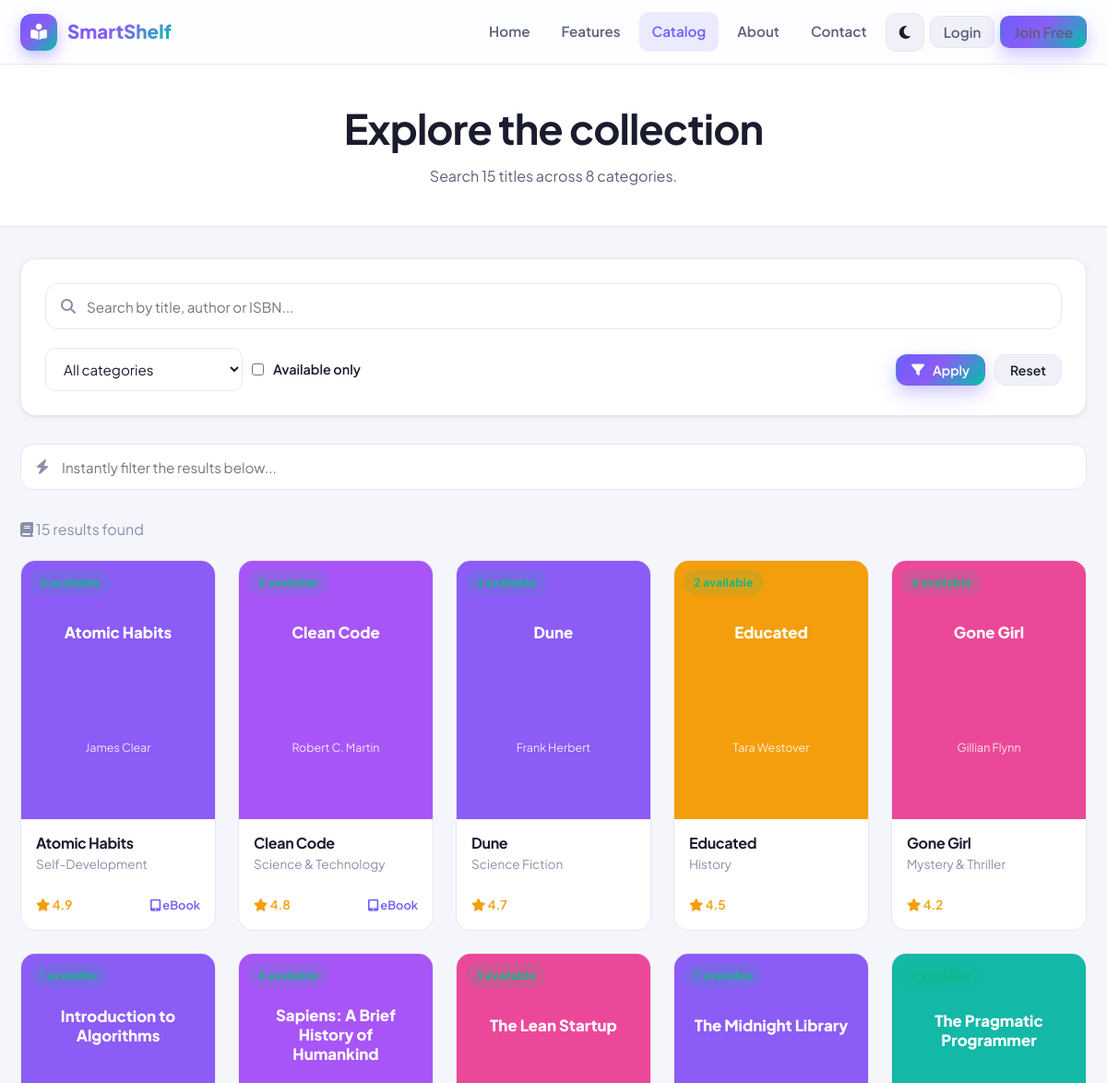
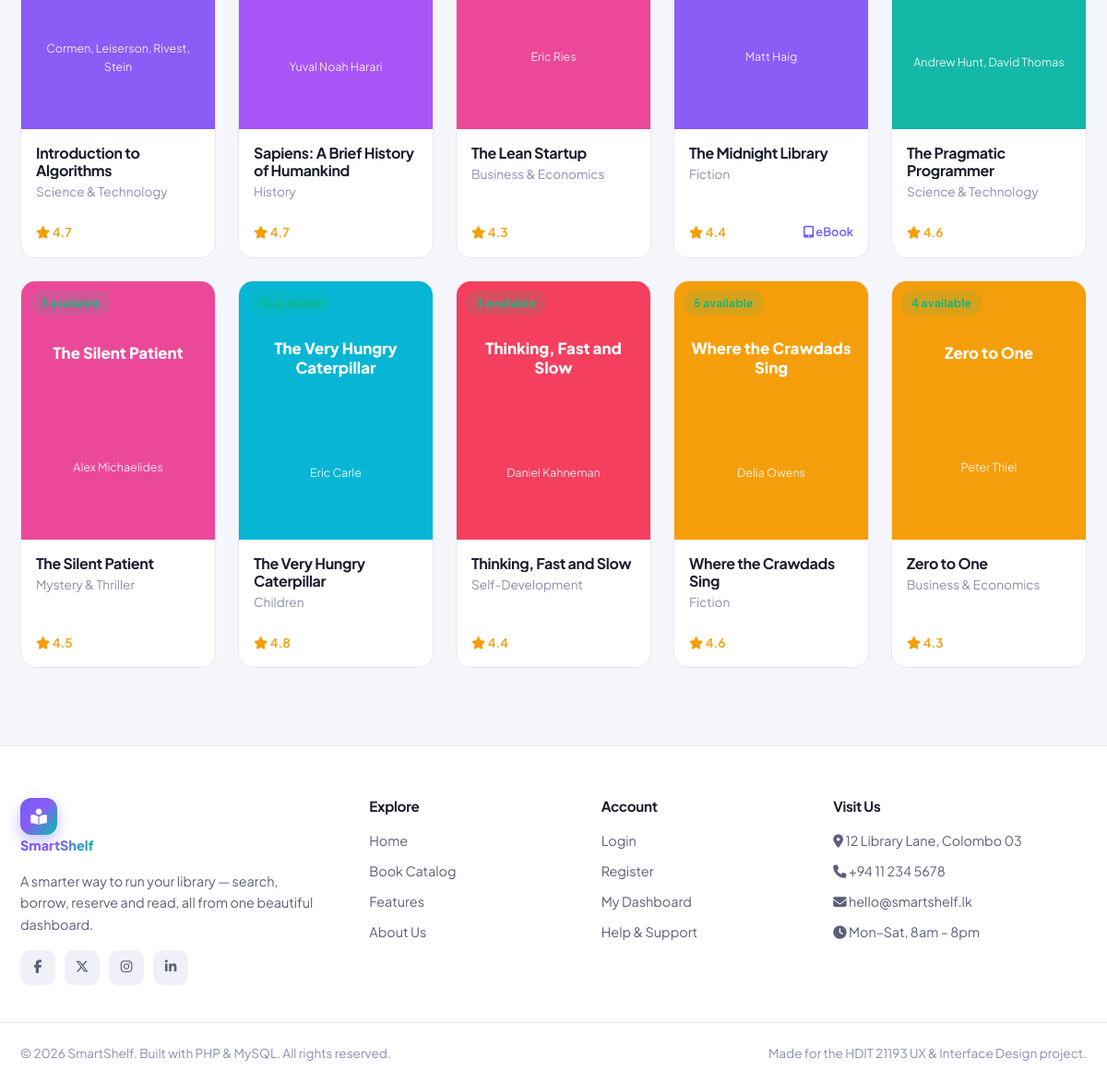
Screenshot of /catalog.php with the database file from the repository (2 pictures, top to bottom).
### tables this page shows
CREATE TABLE `books` (
  `book_id`          INT(11) NOT NULL AUTO_INCREMENT,
  `title`            VARCHAR(200) NOT NULL,
  `author`           VARCHAR(150) NOT NULL,
  `isbn`             VARCHAR(20) DEFAULT NULL,
  `category_id`      INT(11) DEFAULT NULL,
  `description`      TEXT DEFAULT NULL,
  `publisher`        VARCHAR(150) DEFAULT NULL,
  `publish_year`     INT(4) DEFAULT NULL,
  `total_copies`     INT(11) NOT NULL DEFAULT 1,
  `available_copies` INT(11) NOT NULL DEFAULT 1,
  `shelf_location`   VARCHAR(50) DEFAULT NULL,
  `cover_image`      VARCHAR(255) DEFAULT NULL,
  `ebook_file`       VARCHAR(255) DEFAULT NULL,
  `rating`           DECIMAL(2,1) NOT NULL DEFAULT 0.0,
  `views`            INT(11) NOT NULL DEFAULT 0,
  `borrow_count`     INT(11) NOT NULL DEFAULT 0,
  `created_at`       TIMESTAMP NOT NULL DEFAULT CURRENT_TIMESTAMP,
  PRIMARY KEY (`book_id`),
  KEY `category_id` (`category_id`),
  CONSTRAINT `fk_books_category` FOREIGN KEY (`category_id`)
    REFERENCES `categories` (`category_id`) ON DELETE SET NULL
);

CREATE TABLE `categories` (
  `category_id`  INT(11) NOT NULL AUTO_INCREMENT,
  `name`         VARCHAR(100) NOT NULL,
  `description`  VARCHAR(255) DEFAULT NULL,
  `icon`         VARCHAR(60) DEFAULT 'fa-book',
  `created_at`   TIMESTAMP NOT NULL DEFAULT CURRENT_TIMESTAMP,
  PRIMARY KEY (`category_id`),
  UNIQUE KEY `name` (`name`)
);

### functions.php (called while the page is built, shortened)
<?php
require_once __DIR__ . '/config.php';
function clean($value)
{
    return trim(stripslashes($value ?? ''));
}
function e($value)
{
    return htmlspecialchars($value ?? '', ENT_QUOTES, 'UTF-8');
}
function is_logged_in()
{
    return isset($_SESSION['user_id']);
}
function db_select($sql, $types = '', $params = [])
{
    global $conn;
    $stmt = $conn->prepare($sql);
    $stmt->execute();
    $result = $stmt->get_result();
    $rows = $result ? $result->fetch_all(MYSQLI_ASSOC) : [];
    return $rows;
}
function color_from_string($str)
{
    $colors = ['#6366f1', '#8b5cf6', '#ec4899', '#f43f5e', '#f59e0b',
               '#10b981', '#06b6d4', '#3b82f6', '#14b8a6', '#a855f7'];
    return $colors[abs(crc32($str)) % count($colors)];
}

### catalog.php (the view, shortened to what this page needs)
<?php
require_once __DIR__ . '/includes/functions.php';
$q          = clean($_GET['q'] ?? '');
$availOnly  = isset($_GET['available']);
$sql = "SELECT b.*, c.name AS category_name
        FROM books b LEFT JOIN categories c ON c.category_id = b.category_id
        WHERE 1=1";
$types = '';
$params = [];
$sql .= " ORDER BY b.title ASC";
$books = db_select($sql, $types, $params);
$categories = db_select("SELECT * FROM categories ORDER BY name");
require_once __DIR__ . '/includes/header.php';
?>
<section class="page-hero" style="padding:42px 0">
    <div class="container">
        <h1>Explore the collection</h1>
        <p>Search <?= count(db_select("SELECT book_id FROM books")) ?> titles across <?= count($categories) ?> categories.</p>
    </div>
</section>
<section class="section" style="padding-top:34px">
    <div class="container">
        <form method="get" action="catalog.php" class="card card-pad mb-3">
            <div class="search-bar mb-2">
                <i class="fa-solid fa-magnifying-glass"></i>
                <input type="search" name="q" value="<?= e($q) ?>" placeholder="Search by title, author or ISBN..." id="catalogSearchInput">
            </div>
            <div class="flex wrap between items-center gap-1">
                <div class="flex wrap gap-1 items-center">
                    <select name="category" style="width:auto">
                        <option value="0">All categories</option>
                    </select>
                    <label class="flex items-center gap-1" style="font-weight:600;font-size:.9rem;cursor:pointer">
                        <input type="checkbox" name="available" style="width:auto" <?= $availOnly ? 'checked' : '' ?>>
                        Available only
                    </label>
                </div>
                <div class="flex gap-1">
                    <button type="submit" class="btn btn-primary btn-sm"><i class="fa-solid fa-filter"></i> Apply</button>
                    <a href="catalog.php" class="btn btn-ghost btn-sm">Reset</a>
                </div>
            </div>
        </form>
        <div class="search-bar mb-3">
            <i class="fa-solid fa-bolt"></i>
            <input type="search" id="liveSearch" placeholder="Instantly filter the results below...">
        </div>
        <p class="text-mute mb-2"><i class="fa-solid fa-book"></i> <?= count($books) ?> result<?= count($books) === 1 ? '' : 's' ?> found</p>
        <?php if ($books): ?>
            <div class="book-grid">
                <?php foreach ($books as $book): ?>
                    <article class="book-card" data-search="<?= e($book['title'] . ' ' . $book['author'] . ' ' . $book['category_name']) ?>">
                        <a href="book.php?id=<?= (int)$book['book_id'] ?>" class="book-cover" style="background:<?= color_from_string($book['title']) ?>">
                            <?php if ($book['available_copies'] > 0): ?>
                                <span class="book-badge badge badge-green"><?= $book['available_copies'] ?> available</span>
                            <?php else: ?>
                                <span class="book-badge badge badge-red">On loan</span>
                            <?php endif; ?>
                            <span class="cover-title"><?= e($book['title']) ?></span>
                            <span class="cover-author"><?= e($book['author']) ?></span>
                        </a>
                        <div class="book-body">
                            <h3><?= e($book['title']) ?></h3>
                            <p class="author"><?= e($book['category_name'] ?? 'General') ?></p>
                            <div class="book-meta-row">
                                <span class="rating"><i class="fa-solid fa-star"></i> <?= number_format($book['rating'], 1) ?></span>
                                <?php if ($book['ebook_file']): ?>
                                    <span class="ebook-tag"><i class="fa-solid fa-tablet-screen-button"></i> eBook</span>
                                <?php endif; ?>
                            </div>
                        </div>
                    </article>
                <?php endforeach; ?>
            </div>
        <?php endif; ?>
    </div>
</section>
<?php require_once __DIR__ . '/includes/footer.php'; ?>

### header.php (shortened to what this page needs)
<?php
require_once __DIR__ . '/functions.php';
$current = basename($_SERVER['PHP_SELF']);
$notifCount = is_logged_in() ? unread_notifications($_SESSION['user_id']) : 0;
?>
<!DOCTYPE html>
<html lang="en" data-theme="light">
<head>
    <link rel="stylesheet" href="https://cdnjs.cloudflare.com/ajax/libs/font-awesome/6.5.1/css/all.min.css">
    <link rel="stylesheet" href="<?= BASE_URL ?>assets/css/style.css">
</head>
<body>
<header class="navbar" id="navbar">
    <div class="nav-inner">
        <a href="<?= BASE_URL ?>index.php" class="brand">
            <span class="brand-logo"><i class="fa-solid fa-book-open-reader"></i></span>
            <span class="brand-text"><?= e(SITE_NAME) ?></span>
        </a>
        <nav class="nav-links" id="navLinks">
            <a href="<?= BASE_URL ?>index.php"      class="<?= $current === 'index.php' ? 'active' : '' ?>">Home</a>
            <a href="<?= BASE_URL ?>features.php"    class="<?= $current === 'features.php' ? 'active' : '' ?>">Features</a>
            <a href="<?= BASE_URL ?>catalog.php"     class="<?= $current === 'catalog.php' ? 'active' : '' ?>">Catalog</a>
            <a href="<?= BASE_URL ?>About-Us.php"    class="<?= $current === 'About-Us.php' ? 'active' : '' ?>">About</a>
            <a href="<?= BASE_URL ?>Contact-Us.php"  class="<?= $current === 'Contact-Us.php' ? 'active' : '' ?>">Contact</a>
            <button class="theme-toggle" id="themeToggle" aria-label="Toggle dark mode" title="Toggle dark / light mode">
                <i class="fa-solid fa-moon"></i>
            </button>
            <?php if (is_logged_in()): ?>
                <a href="<?= BASE_URL ?>notifications.php" class="nav-bell" title="Notifications">
                    <i class="fa-solid fa-bell"></i>
                    <?php if ($notifCount > 0): ?>
                        <span class="bell-badge"><?= $notifCount ?></span>
                    <?php endif; ?>
                </a>
                <div class="nav-user" id="navUser">
                    <button class="user-chip" id="userChip">
                        <span class="avatar-sm" style="background:<?= color_from_string($_SESSION['fullname']) ?>">
                            <?= e(initials($_SESSION['fullname'])) ?>
                        </span>
                        <span class="user-name"><?= e(explode(' ', $_SESSION['fullname'])[0]) ?></span>
                        <i class="fa-solid fa-chevron-down"></i>
                    </button>
                    <div class="user-menu" id="userMenu">
                        <span class="user-menu-role"><?= e(ucfirst($_SESSION['role'])) ?></span>
                        <a href="<?= BASE_URL ?>profile.php"><i class="fa-solid fa-user"></i> My Profile</a>
                        <a href="<?= BASE_URL ?><?= is_staff() ? 'admin/admin_dashboard.php' : 'dashboard.php' ?>"><i class="fa-solid fa-gauge"></i> Dashboard</a>
                        <a href="<?= BASE_URL ?>logout.php" class="danger"><i class="fa-solid fa-right-from-bracket"></i> Logout</a>
                    </div>
                </div>
            <?php else: ?>
                <a href="<?= BASE_URL ?>login.php" class="btn btn-ghost btn-sm">Login</a>
                <a href="<?= BASE_URL ?>register.php" class="btn btn-primary btn-sm">Join Free</a>
            <?php endif; ?>
        </nav>
    </div>
</header>
<main class="page">

### footer.php (shortened to what this page needs)
</main>
<footer class="site-footer">
    <div class="footer-grid">
        <div class="footer-col footer-brand">
            <a href="<?= BASE_URL ?>index.php" class="brand">
                <span class="brand-logo"><i class="fa-solid fa-book-open-reader"></i></span>
                <span class="brand-text"><?= e(SITE_NAME) ?></span>
            </a>
            <p>A smarter way to run your library &mdash; search, borrow, reserve and read,
               all from one beautiful dashboard.</p>
            <div class="social-row">
                <a href="#" aria-label="Facebook"><i class="fa-brands fa-facebook-f"></i></a>
                <a href="#" aria-label="Twitter"><i class="fa-brands fa-x-twitter"></i></a>
                <a href="#" aria-label="Instagram"><i class="fa-brands fa-instagram"></i></a>
                <a href="#" aria-label="LinkedIn"><i class="fa-brands fa-linkedin-in"></i></a>
            </div>
        </div>
        <div class="footer-col">
            <h4>Explore</h4>
            <a href="<?= BASE_URL ?>index.php">Home</a>
            <a href="<?= BASE_URL ?>catalog.php">Book Catalog</a>
            <a href="<?= BASE_URL ?>features.php">Features</a>
            <a href="<?= BASE_URL ?>About-Us.php">About Us</a>
        </div>
        <div class="footer-col">
            <h4>Account</h4>
            <a href="<?= BASE_URL ?>login.php">Login</a>
            <a href="<?= BASE_URL ?>register.php">Register</a>
            <a href="<?= BASE_URL ?>dashboard.php">My Dashboard</a>
            <a href="<?= BASE_URL ?>Contact-Us.php">Help &amp; Support</a>
        </div>
        <div class="footer-col">
            <h4>Visit Us</h4>
            <p><i class="fa-solid fa-location-dot"></i> 12 Library Lane, Colombo 03</p>
            <p><i class="fa-solid fa-phone"></i> +94 11 234 5678</p>
            <p><i class="fa-solid fa-envelope"></i> hello@smartshelf.lk</p>
            <p><i class="fa-solid fa-clock"></i> Mon&ndash;Sat, 8am &ndash; 8pm</p>
        </div>
    </div>
    <div class="footer-bottom">
        <p>&copy; <?= date('Y') ?> <?= e(SITE_NAME) ?>. Built with PHP &amp; MySQL. All rights reserved.</p>
        <p>Made for the HDIT 21193 UX &amp; Interface Design project.</p>
    </div>
</footer>
</body>
</html>

### rows the page displays
books: title "Atomic Habits", author "James Clear", category.name "Self-Development", rating "4.9", shows "eBook"
books: title "Clean Code", author "Robert C. Martin", category.name "Science & Technology", rating "4.8", shows "eBook"
books: title "Dune", author "Frank Herbert", category.name "Science Fiction", rating "4.7"
books: available_copies "2", title "Educated", author "Tara Westover", category.name "History", rating "4.5"
books: title "Gone Girl", author "Gillian Flynn", category.name "Mystery & Thriller", rating "4.2"
books: title "Introduction to Algorithms", author "Cormen, Leiserson, Rivest, Stein", category.name "Science & Technology", rating "4.7"
books: title "Sapiens: A Brief History of Humankind", author "Yuval Noah Harari", category.name "History", rating "4.7"
books: title "The Lean Startup", author "Eric Ries", category.name "Business & Economics", rating "4.3"
books: title "The Midnight Library", author "Matt Haig", category.name "Fiction", rating "4.4", shows "eBook"
books: title "The Pragmatic Programmer", author "Andrew Hunt, David Thomas", category.name "Science & Technology", rating "4.6"
books: title "The Silent Patient", author "Alex Michaelides", category.name "Mystery & Thriller", rating "4.5"
books: title "The Very Hungry Caterpillar", author "Eric Carle", category.name "Children", rating "4.8"
books: title "Thinking, Fast and Slow", author "Daniel Kahneman", category.name "Self-Development", rating "4.4"
books: available_copies "5", title "Where the Crawdads Sing", author "Delia Owens", category.name "Fiction", rating "4.6"
books: available_copies "4", title "Zero to One", author "Peter Thiel", category.name "Business & Economics", rating "4.3"

### other values shown
SITE_NAME "SmartShelf"
count(db_select("SELECT book_id FROM books")) "15"
count($categories) "8"
count($books) "15"
